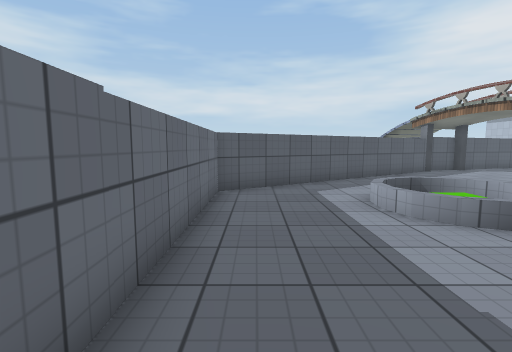
[1] (above)

17 first-person views from a walk through a scene from a Unity 3-D project. The camera is 1.3 m above the floor, tilts 6° down and sees 85° across. The floor is counted in squares, 1 m on a side. Each view is taken from the middle of a square. On the plan, view 1 faces up. The plan holds only what a view shows up to about 13 squares ahead; the rest is blank. The place goes on beyond the plan. Some surface patterns are stand-ins.

[2]
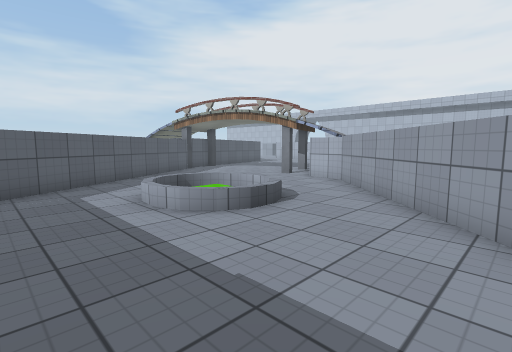

[3]
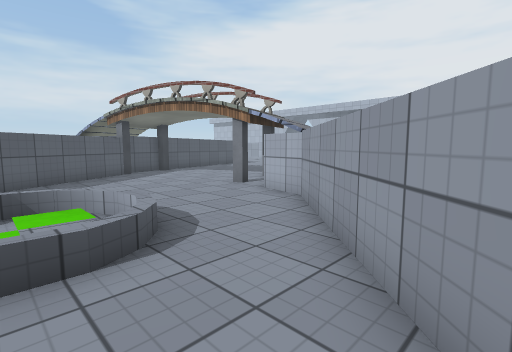

[4]
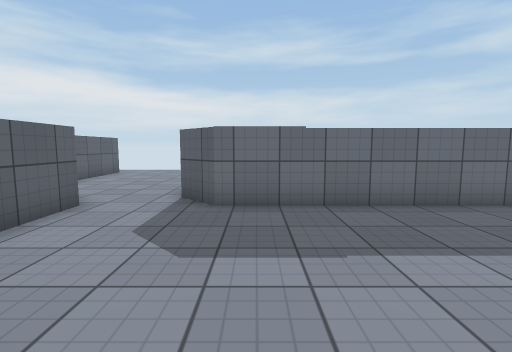

[5]
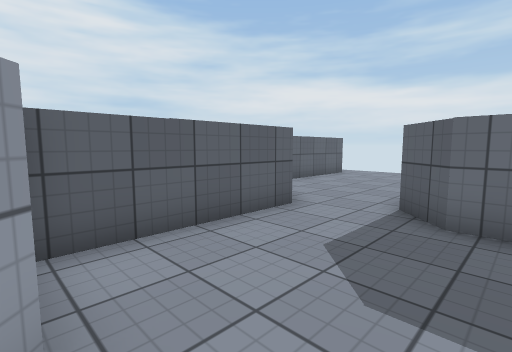

[6]
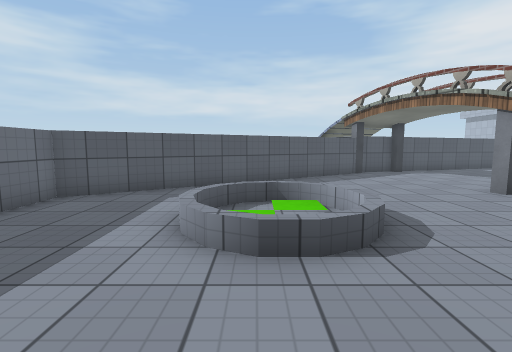

[7]
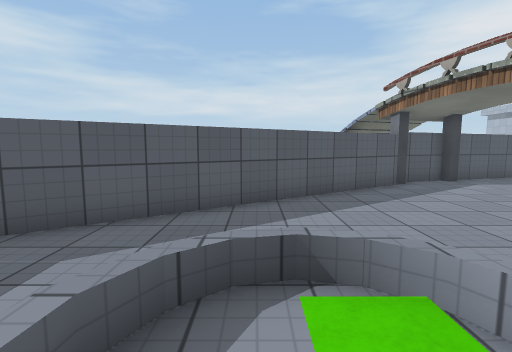

[8]
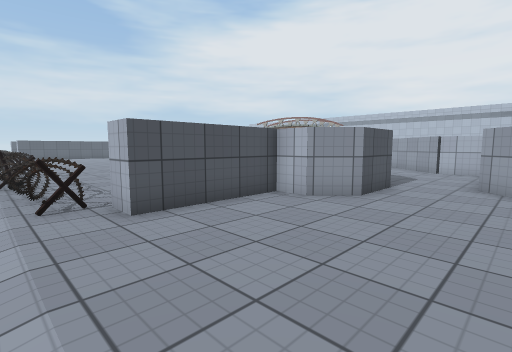

[9]
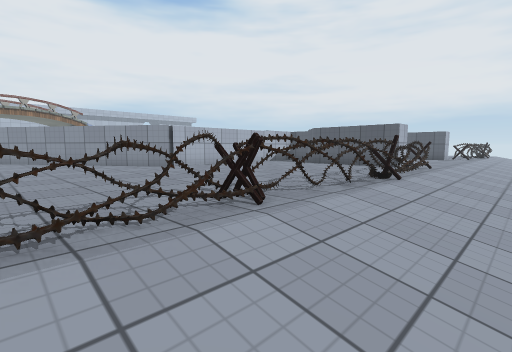

[10]
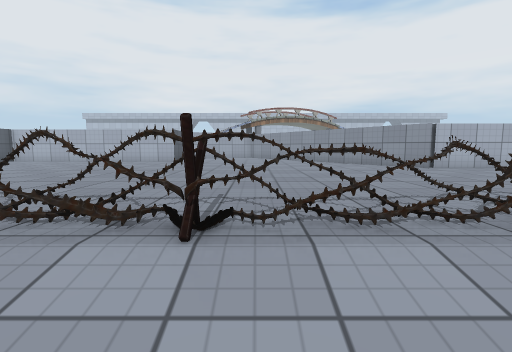

[11]
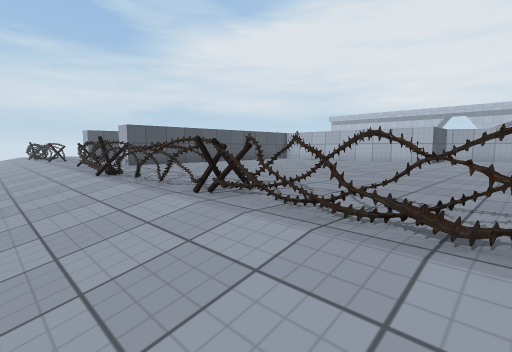

[12]
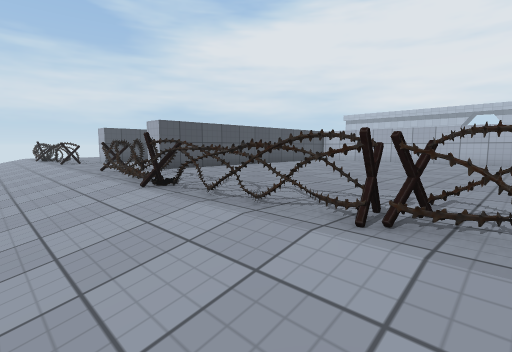

[13]
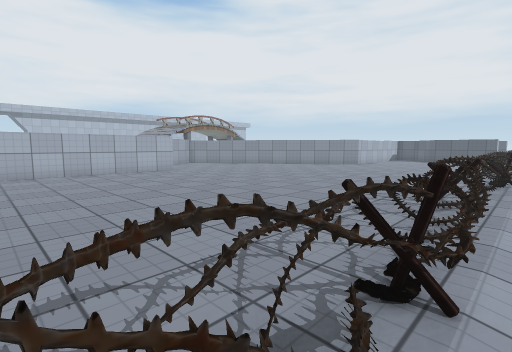

[14]
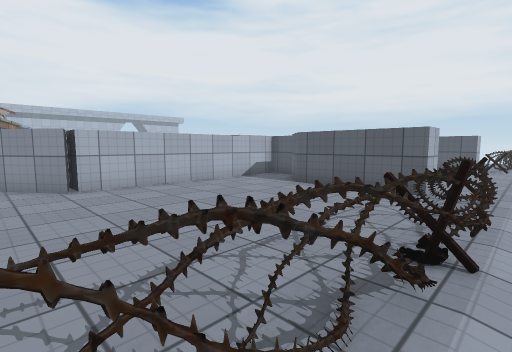

[15]
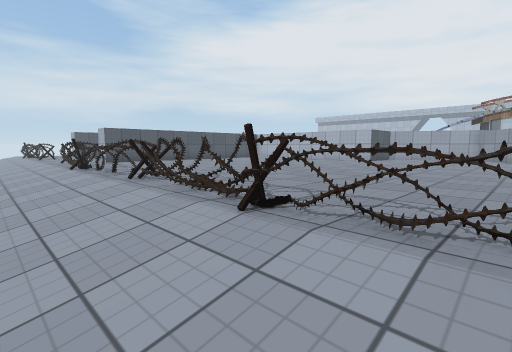

[16]
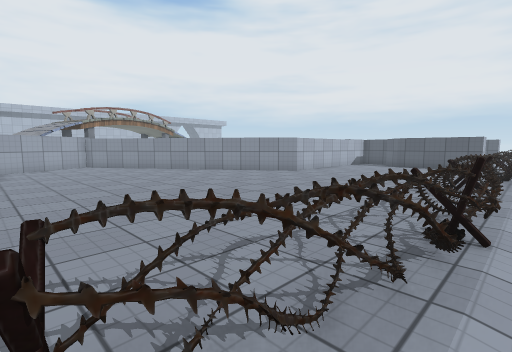

[17]
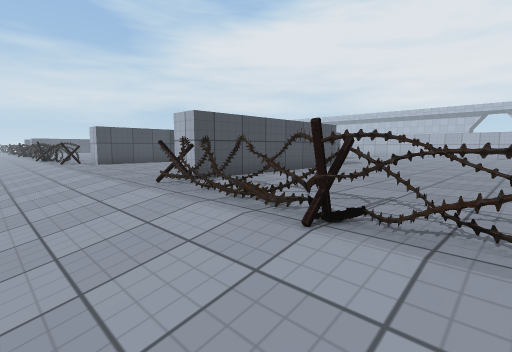

### Floor plan
Key: @ floor where view 1 was taken; # wall or solid block; . floor; / step, stairs or slope; = window, fence, low wall or low ledge; ^ raised ledge; O other object.
Columns run from 13 left of view 1 to 10 right of it. Each row starts with its distance up from view 1.
 27 //.=..........
 26 //.=............#
 25 //.=............#
 24 //.=............#
 23 //.=............#
 22 //.=............#
 21 //.=............#
 20 //.=............#
 19 //.=...............#
 18 //.=...............
 17 //.=..............
 16 //.=.............     ##
 15 //.=............     ##.
 14 //.=.............  ###..
 13 //.=.............###....
 12 //.=............###.....
 11 //.=...........##.......
 10 //.=.........###........
  9 //.=........##..........
  8 //.=.......##....//.....
  7 //.=.......##...O.//....
  6 //.=.......##...///O...^
  5 //.=.......##...O/./...#
  4 //.=.......##....//...##
  3 //.=.......##........##
  2  /.=#####..##.......##
  1  /..######.##......##
  0  /......#####@....##
 -1  /.......###.....##
 -2 //...............#
 -3 //..........######
 -4 //.........##
 -5 //........
 -6 //..#####
 -7 //.=########.
 -8 //.==........
 -9 //.=#..........
-10 //.= ...........
-11 //.= ...........
-12  /.= ...........
-13 //.= .....

Positions as (right, up) in squares from view 1, and headings:
1: (0, 0), facing up
2: (0, 0), facing up-right
3: (4, 1), facing up-right
4: (5, 1), facing left
5: (4, 1), facing down-left
6: (4, 1), facing up
7: (4, 5), facing up
8: (-11, -4), facing up-right
9: (-13, 14), facing down-right
10: (-13, 15), facing right
11: (-13, 16), facing up-right
12: (-13, 19), facing up-right
13: (-11, 27), facing down-right
14: (-11, 10), facing down-right
15: (-13, 13), facing up-right
16: (-11, 20), facing down-right
17: (-13, -13), facing up-right
